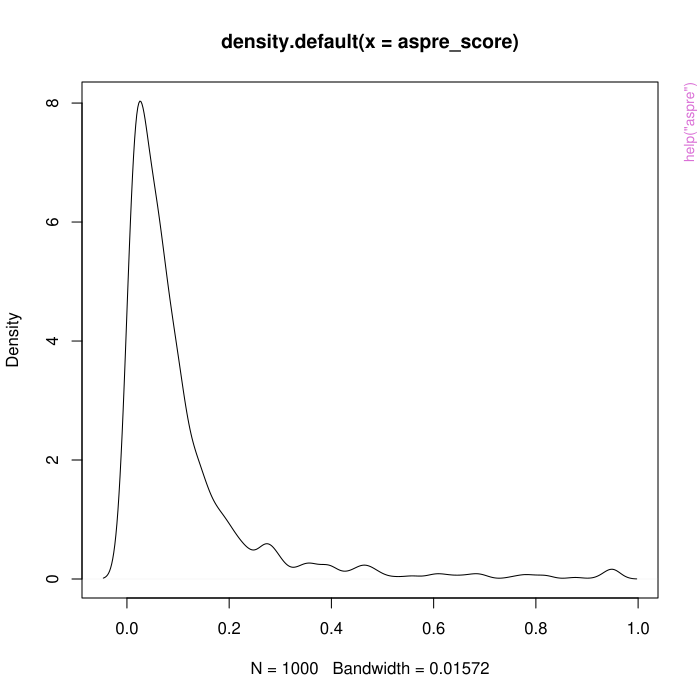

Source code (R):
pkgname <- "OptHoldoutSize"
source(file.path(R.home("share"), "R", "examples-header.R"))
options(warn = 1)
library('OptHoldoutSize')

base::assign(".oldSearch", base::search(), pos = 'CheckExEnv')
base::assign(".old_wd", base::getwd(), pos = 'CheckExEnv')
cleanEx()
nameEx("add_aspre_interactions")
### * add_aspre_interactions

flush(stderr()); flush(stdout())

### Name: add_aspre_interactions
### Title: Add interaction terms corresponding to ASPRE model
### Aliases: add_aspre_interactions
### Keywords: aspre

### ** Examples


# Load ASPRE related data
data(params_aspre)

X=sim_random_aspre(1000,params_aspre)
Xnew=add_aspre_interactions(X)

print(colnames(X))
print(colnames(Xnew))




cleanEx()
nameEx("aspre")
### * aspre

flush(stderr()); flush(stdout())

### Name: aspre
### Title: Computes ASPRE score
### Aliases: aspre
### Keywords: aspre

### ** Examples


# Load ASPRE related data
data(params_aspre)

X=sim_random_aspre(1000,params_aspre)
Xnew=add_aspre_interactions(X)

aspre_score=aspre(Xnew)

plot(density(aspre_score))




cleanEx()
nameEx("aspre_k2")
### * aspre_k2

flush(stderr()); flush(stdout())

### Name: aspre_k2
### Title: Cost estimating function in ASPRE simulation
### Aliases: aspre_k2
### Keywords: aspre

### ** Examples


# Simulate
set.seed(32142)

N=1000; p=15
X=matrix(rnorm(N*p),N,p); PRE=rbinom(N,1,prob=logit(X%*% rnorm(p)))
aspre_k2(1000,X,PRE)



cleanEx()
nameEx("ci_ohs")
### * ci_ohs

flush(stderr()); flush(stdout())

### Name: ci_ohs
### Title: Confidence interval for optimal holdout size, when estimated
###   using parametric method
### Aliases: ci_ohs
### Keywords: estimation

### ** Examples

## We will assume that our observations of N, k1, and theta=(a,b,c) are distributed with mean mu_par and variance sigma_par
mu_par=c(N=10000,k1=0.35,A=3,B=1.5,C=0.1)
sigma_par=cbind(
  c(100^2,       1,      0,       0,       0),
  c(    1,  0.07^2,      0,       0,       0),
  c(    0,       0,  0.5^2,    0.05,  -0.001),
  c(    0,       0,   0.05,   0.4^2,  -0.002),
  c(    0,       0, -0.001,  -0.002,  0.02^2)
)

# Firstly, we make 500 observations
par_obs=rmnorm(500,mean=mu_par,varcov=sigma_par)

# Optimal holdout size and asymptotic and empirical confidence intervals
ohs=optimal_holdout_size(N=mean(par_obs[,1]),k1=mean(par_obs[,2]),theta=colMeans(par_obs[,3:5]))$size
ci_a=ci_ohs(N=par_obs[,1],k1=par_obs[,2],theta=par_obs[,3:5],alpha=0.05,seed=12345,mode="asymptotic")
ci_e=ci_ohs(N=par_obs[,1],k1=par_obs[,2],theta=par_obs[,3:5],alpha=0.05,seed=12345,mode="empirical")


# Assess cover at various n_e
n_e_values=c(20,30,50,100,150,200,300,500,750,1000,1500)
ntrial=5000
alpha_trial=0.1 # use 90% confidence intervals
nstar_true=optimal_holdout_size(N=mu_par[1],k1=mu_par[2],theta=mu_par[3:5])$size

## The matrices indicating cover take are included in this package but take around 30 minutes to generate. They are generated using the code below (including random seeds).
data(ci_cover_a_yn)
data(ci_cover_e_yn)

if (!exists("ci_cover_a_yn")) {
  ci_cover_a_yn=matrix(NA,length(n_e_values),ntrial) # Entry [i,j] is 1 if ith asymptotic CI for jth value of n_e covers true nstar
  ci_cover_e_yn=matrix(NA,length(n_e_values),ntrial) # Entry [i,j] is 1 if ith empirical CI for jth value of n_e covers true nstar

  for (i in 1:length(n_e_values)) {
    n_e=n_e_values[i]
    for (j in 1:ntrial) {
      # Set seed
      set.seed(j*ntrial + i + 12345)

      # Make n_e observations
      par_obs=rmnorm(n_e,mean=mu_par,varcov=sigma_par)
      ci_a=ci_ohs(N=par_obs[,1],k1=par_obs[,2],theta=par_obs[,3:5],alpha=alpha_trial,mode="asymptotic")
      ci_e=ci_ohs(N=par_obs[,1],k1=par_obs[,2],theta=par_obs[,3:5],alpha=alpha_trial,mode="empirical",n_boot=500)

      if (nstar_true>ci_a[1] & nstar_true<ci_a[2]) ci_cover_a_yn[i,j]=1 else ci_cover_a_yn[i,j]=0
      if (nstar_true>ci_e[1] & nstar_true<ci_e[2]) ci_cover_e_yn[i,j]=1 else ci_cover_e_yn[i,j]=0
    }
    print(paste0("Completed for n_e = ",n_e))
  }

}

# Cover at each n_e value and standard error
cover_a=rowMeans(ci_cover_a_yn)
cover_e=rowMeans(ci_cover_e_yn)
zse_a=2*sqrt(cover_a*(1-cover_a)/ntrial)
zse_e=2*sqrt(cover_e*(1-cover_e)/ntrial)


# Draw plot. Convergence to 1-alpha cover is evident. Cover is not far from alpha even at small n_e.

plot(0,type="n",xlim=range(n_e_values),ylim=c(0.7,1),xlab=expression("n"[e]),ylab="Cover")

# Asymptotic cover and 2*SE pointwise envelope
polygon(c(n_e_values,rev(n_e_values)),c(cover_a+zse_a,rev(cover_a-zse_a)),
  col=rgb(1,1,1,alpha=0.3),border=NA)
lines(n_e_values,cover_a,col="black")

# Empirical cover and 2*SE pointwiseenvelope
polygon(c(n_e_values,rev(n_e_values)),c(cover_e+zse_e,rev(cover_e-zse_e)),
  col=rgb(0,0,1,alpha=0.3),border=NA)
lines(n_e_values,cover_e,col="blue")

abline(h=1-alpha_trial,col="red")
legend("bottomright",c("Asym.","Emp.",expression(paste("1-",alpha))),lty=1,col=c("black","blue","red"))




cleanEx()
nameEx("cov_fn")
### * cov_fn

flush(stderr()); flush(stdout())

### Name: cov_fn
### Title: Covariance function for Gaussian process
### Aliases: cov_fn
### Keywords: emulation

### ** Examples


##' # We will sample from Gaussian processes GP(0,k(.,.)=cov_fn(.,.;var_u,theta)) at these values of n
nvals=seq(1,300,length=100)

# We will consider two theta values
kw1=10; kw2=30

# We will consider two var_u values
var1=1; var2=10

# Covariance matrices
cov11=outer(nvals,nvals,function(n,ndash) cov_fn(n,ndash,var_u=var1,k_width=kw1))
cov12=outer(nvals,nvals,function(n,ndash) cov_fn(n,ndash,var_u=var1,k_width=kw2))
cov21=outer(nvals,nvals,function(n,ndash) cov_fn(n,ndash,var_u=var2,k_width=kw1))
cov22=outer(nvals,nvals,function(n,ndash) cov_fn(n,ndash,var_u=var2,k_width=kw2))

# Dampen slightly to ensure positive definiteness
damp=1e-5
cov11=(1-damp)*(1-diag(length(nvals)))*cov11 + diag(length(nvals))*cov11
cov12=(1-damp)*(1-diag(length(nvals)))*cov12 + diag(length(nvals))*cov12
cov21=(1-damp)*(1-diag(length(nvals)))*cov21 + diag(length(nvals))*cov21
cov22=(1-damp)*(1-diag(length(nvals)))*cov22 + diag(length(nvals))*cov22

# Sample
set.seed(35243)
y11=rmnorm(1,mean=0,varcov=cov11)
y12=rmnorm(1,mean=0,varcov=cov12)
y21=rmnorm(1,mean=0,varcov=cov21)
y22=rmnorm(1,mean=0,varcov=cov22)

# Plot
rr=max(abs(c(y11,y12,y21,y22)))
plot(0,xlim=range(nvals),ylim=c(-rr,rr+10),xlab="n",ylab=expression("GP(0,cov_fn(.,.;var_u,theta))"))
lines(nvals,y11,lty=1,col="black")
lines(nvals,y12,lty=2,col="black")
lines(nvals,y21,lty=1,col="red")
lines(nvals,y22,lty=2,col="red")
legend("topright",c("k_width=10, var_u=1", "k_width=30, var_u=1", "k_width=10, var_u=10","k_width=30, var_u=10"),
  lty=c(1,2,1,2),col=c("black","black","red","red"))




cleanEx()
nameEx("error_ohs_emulation")
### * error_ohs_emulation

flush(stderr()); flush(stdout())

### Name: error_ohs_emulation
### Title: Measure of error for emulation-based OHS emulation
### Aliases: error_ohs_emulation
### Keywords: estimation,emulation

### ** Examples


 # Set seed
set.seed(57365)

# Parameters
N=100000;
k1=0.3
A=8000; B=1.5; C=0.15; theta=c(A,B,C)

# True mean function
k2_true=function(n) powerlaw(n,theta)

# True OHS
nx=1:N
ohs_true=nx[which.min(k1*nx + k2_true(nx)*(N-nx))]

# Values of n for which cost has been estimated
np=50 # this many points
nset=round(runif(np,1,N))
var_k2=runif(np,0.001,0.0015)
k2=rnorm(np,mean=k2_true(nset),sd=sqrt(var_k2))

# Compute OHS
res1=optimal_holdout_size_emulation(nset,k2,var_k2,N,k1)

# Error estimates
ex=error_ohs_emulation(nset,k2,var_k2,N,k1)

# Plot
plot(res1)

# Add error
abline(v=ohs_true)
abline(v=ex,col=rgb(1,0,0,alpha=0.2))

# Show justification for error
n=seq(1,N,length=1000)
mu=mu_fn(n,nset,k2,var_k2,N,k1); psi=pmax(0,psi_fn(n, nset, var_k2, N)); Z=-qnorm(0.1/2)
lines(n,mu - Z*sqrt(psi),lty=2,lwd=2)
legend("topright",
    c("Err. region",expression(paste(mu(n)- "z"[alpha/2]*sqrt(psi(n))))),
    pch=c(16,NA),lty=c(NA,2),lwd=c(NA,2),col=c("pink","black"),bty="n")



cleanEx()
nameEx("exp_imp_fn")
### * exp_imp_fn

flush(stderr()); flush(stdout())

### Name: exp_imp_fn
### Title: Expected improvement
### Aliases: exp_imp_fn

### ** Examples


# Set seed.
set.seed(24015)

# Kernel width and Gaussian process variance
kw0=5000
vu0=1e7

# Include legend on plots or not; inclusion can obscure plot elements on small figures
inc_legend=FALSE

# Suppose we have population size and cost-per-sample without a risk score as follows
N=100000
k1=0.4

# Suppose that true values of a,b,c are given by
theta_true=c(10000,1.2,0.2)
theta_lower=c(1,0.5,0.1) # lower bounds for estimating theta
theta_upper=c(20000,2,0.5) # upper bounds for estimating theta



# We start with five random holdout set sizes (nset0),
#  with corresponding cost-per-individual estimates k2_0 derived
#  with various errors var_k2_0
nstart=4
vwmin=0.001; vwmax=0.005
nset0=round(runif(nstart,1000,N/2))
var_k2_0=runif(nstart,vwmin,vwmax)
k2_0=rnorm(nstart,mean=powerlaw(nset0,theta_true),sd=sqrt(var_k2_0))

# We estimate theta from these three points
theta0=powersolve(nset0,k2_0,y_var=var_k2_0,lower=theta_lower,upper=theta_upper,init=theta_true)$par

# We will estimate the posterior at these values of n
n=seq(1000,N,length=1000)

# Mean and variance
p_mu=mu_fn(n,nset=nset0,k2=k2_0,var_k2 = var_k2_0, N=N,k1=k1,theta=theta0,k_width=kw0,var_u=vu0)
p_var=psi_fn(n,nset=nset0,N=N,var_k2 = var_k2_0,k_width=kw0,var_u=vu0)

# Plot
yrange=c(-30000,100000)
plot(0,xlim=range(n),ylim=yrange,type="n",
  xlab="Training/holdout set size",
  ylab="Total cost (= num. cases)")
lines(n,p_mu,col="blue")
lines(n,p_mu - 3*sqrt(p_var),col="red")
lines(n,p_mu + 3*sqrt(p_var),col="red")
points(nset0,k1*nset0 + k2_0*(N-nset0),pch=16,col="purple")
lines(n,k1*n + powerlaw(n,theta0)*(N-n),lty=2)
lines(n,k1*n + powerlaw(n,theta_true)*(N-n),lty=3,lwd=3)
if (inc_legend) {
  legend("topright",
    c(expression(mu(n)),
      expression(mu(n) %+-% 3*sqrt(psi(n))),
      "prior(n)",
      "True",
      "d"),
    lty=c(1,1,2,3,NA),lwd=c(1,1,1,3,NA),pch=c(NA,NA,NA,NA,16),pt.cex=c(NA,NA,NA,NA,1),
    col=c("blue","red","black","purple"),bg="white")
}

## Add line corresponding to recommended new point
exp_imp_em <- exp_imp_fn(n,nset=nset0,k2=k2_0,var_k2 = var_k2_0, N=N,k1=k1,theta=theta0,k_width=kw0,var_u=vu0)
abline(v=n[which.max(exp_imp_em)])




cleanEx()
nameEx("gen_base_coefs")
### * gen_base_coefs

flush(stderr()); flush(stdout())

### Name: gen_base_coefs
### Title: Coefficients for imperfect risk score
### Aliases: gen_base_coefs
### Keywords: simulation

### ** Examples


# See examples for model_predict



cleanEx()
nameEx("gen_preds")
### * gen_preds

flush(stderr()); flush(stdout())

### Name: gen_preds
### Title: Generate matrix of random observations
### Aliases: gen_preds
### Keywords: simulation

### ** Examples


# See examples for model_predict



cleanEx()
nameEx("gen_resp")
### * gen_resp

flush(stderr()); flush(stdout())

### Name: gen_resp
### Title: Generate response
### Aliases: gen_resp
### Keywords: simulation

### ** Examples


# See examples for model_predict



cleanEx()
nameEx("grad_nstar_powerlaw")
### * grad_nstar_powerlaw

flush(stderr()); flush(stdout())

### Name: grad_nstar_powerlaw
### Title: Gradient of optimal holdout size (power law)
### Aliases: grad_nstar_powerlaw
### Keywords: estimation

### ** Examples


# Evaluate optimal holdout set size for a range of values of k1, and compute derivative
N=10000;
k1=seq(0.1,0.5,length=20)
A=3; B=1.5; C=0.15; theta=c(A,B,C)

nstar=optimal_holdout_size(N,k1,theta)
grad_nstar=grad_nstar_powerlaw(N,k1,theta)

plot(0,type="n",ylim=c(-2000,500),xlim=range(k1),xlab=expression("k"[1]),ylab="Optimal holdout set size")
lines(nstar$k1,nstar$size,col="black")
lines(nstar$k1,grad_nstar[,2],col="red")
legend("bottomright",c(expression("n"["*"]),expression(paste(partialdiff[k1],"n"["*"]))),
    col=c("black","red"),lty=1)




cleanEx()
nameEx("logistic")
### * logistic

flush(stderr()); flush(stdout())

### Name: logistic
### Title: Logistic
### Aliases: logistic

### ** Examples


# Plot
x=seq(0,1,length=100)
plot(x,logistic(x),type="l")

# Logit and logistic are inverses
x=seq(-5,5,length=1000)
plot(x,logistic(logit(x)),type="l")



cleanEx()
nameEx("logit")
### * logit

flush(stderr()); flush(stdout())

### Name: logit
### Title: Logit
### Aliases: logit

### ** Examples


# Plot
x=seq(-5,5,length=1000)
plot(x,logit(x),type="l")



cleanEx()
nameEx("model_predict")
### * model_predict

flush(stderr()); flush(stdout())

### Name: model_predict
### Title: Make predictions
### Aliases: model_predict
### Keywords: simulation

### ** Examples


## Set seed for reproducibility
seed=1234
set.seed(seed)

# Initialisation of patient data
n_iter <- 500           # Number of point estimates to be calculated
nobs <- 5000            # Number of observations, i.e patients
npreds <- 7             # Number of predictors

# Model family
family="log_reg"

# Baseline behaviour is an oracle Bayes-optimal predictor on only one variable
max_base_powers <- 1
base_vars=1

# Check the following holdout size fractions
frac_ho = 0.1


# Set ground truth coefficients, and the accuracy at baseline
coefs_general <- rnorm(npreds,sd=1/sqrt(npreds))
coefs_base <- gen_base_coefs(coefs_general, max_base_powers = max_base_powers)

# Generate dataset
X <- gen_preds(nobs, npreds)

# Generate labels
newdata <- gen_resp(X, coefs = coefs_general)
Y <- newdata$classes

# Combined dataset
pat_data <- cbind(X, Y)
pat_data$Y = factor(pat_data$Y)

# For each holdout size, split data into intervention and holdout set
mask <- split_data(pat_data, frac_ho)
data_interv <- pat_data[!mask,]
data_hold <- pat_data[mask,]

# Train model
trained_model <- model_train(data_hold, model_family = family)
thresh <- 0.5

# Make predictions
class_pred <- model_predict(data_interv, trained_model,
                            return_type = "class",
                            threshold = 0.5, model_family = family)


# Simulate baseline predictions
base_pred <- oracle_pred(data_hold,coefs_base[base_vars, ], num_vars = base_vars)


# Contingency table for model-based predictor (on intervention set)
print(table(class_pred,data_interv$Y))

# Contingency table for model-based predictor (on holdout set)
print(table(base_pred,data_hold$Y))




cleanEx()
nameEx("model_train")
### * model_train

flush(stderr()); flush(stdout())

### Name: model_train
### Title: Train model (wrapper)
### Aliases: model_train
### Keywords: simulation

### ** Examples


# See examples for model_predict



cleanEx()
nameEx("mu_fn")
### * mu_fn

flush(stderr()); flush(stdout())

### Name: mu_fn
### Title: Updating function for mean.
### Aliases: mu_fn

### ** Examples


# Suppose we have population size and cost-per-sample without a risk score as follows
N=100000
k1=0.4

# Kernel width and variance for GP
k_width=5000
var_u=8000000

# Suppose we begin with k2() estimates at n-values
nset=c(10000,20000,30000)

# with cost-per-individual estimates
# (note that since empirical k2(n) is non-monotonic, it cannot be perfectly
#  approximated with a power-law function)
k2=c(0.35,0.26,0.28)

# and associated error on those estimates
var_k2=c(0.02^2,0.01^2,0.03^2)

# We estimate theta from these three points
theta=powersolve(nset,k2,y_var=var_k2)$par

# We will estimate the posterior at these values of n
n=seq(1000,50000,length=1000)

# Mean and variance
p_mu=mu_fn(n,nset=nset,k2=k2,var_k2 = var_k2, N=N,k1=k1,theta=theta,
           k_width=k_width,var_u=var_u)
p_var=psi_fn(n,nset=nset,N=N,var_k2 = var_k2,k_width=k_width,var_u=var_u)

# Plot
plot(0,xlim=range(n),ylim=c(20000,60000),type="n",
     xlab="Training/holdout set size",
     ylab="Total cost (= num. cases)")
lines(n,p_mu,col="blue")
lines(n,p_mu - 3*sqrt(p_var),col="red")
lines(n,p_mu + 3*sqrt(p_var),col="red")
points(nset,k1*nset + k2*(N-nset),pch=16,col="purple")
lines(n,k1*n + powerlaw(n,theta)*(N-n),lty=2)
segments(nset,k1*nset + (k2 - 3*sqrt(var_k2))*(N-nset),
         nset,k1*nset + (k2 + 3*sqrt(var_k2))*(N-nset))
legend("topright",
       c(expression(mu(n)),
         expression(mu(n) %+-% 3*sqrt(psi(n))),
         "prior(n)",
         "d",
         "3SD(d|n)"),
       lty=c(1,1,2,NA,NA),lwd=c(1,1,1,NA,NA),pch=c(NA,NA,NA,16,124),
       pt.cex=c(NA,NA,NA,1,1),
       col=c("blue","red","black","purple","black"),bg="white")



cleanEx()
nameEx("next_n")
### * next_n

flush(stderr()); flush(stdout())

### Name: next_n
### Title: Finds best value of n to sample next
### Aliases: next_n

### ** Examples


# Set seed.
set.seed(24015)

# Kernel width and Gaussian process variance
kw0=5000
vu0=1e7

# Include legend on plots or not; inclusion can obscure plot elements on small figures
inc_legend=FALSE

# Suppose we have population size and cost-per-sample without a risk score as follows
N=100000
k1=0.4

# Suppose that true values of a,b,c are given by
theta_true=c(10000,1.2,0.2)
theta_lower=c(1,0.5,0.1) # lower bounds for estimating theta
theta_upper=c(20000,2,0.5) # upper bounds for estimating theta



# We start with five random holdout set sizes (nset0),
#  with corresponding cost-per-individual estimates k2_0 derived
#  with various errors var_k2_0
nstart=10
vwmin=0.001; vwmax=0.005
nset0=round(runif(nstart,1000,N/2))
var_k2_0=runif(nstart,vwmin,vwmax)
k2_0=rnorm(nstart,mean=powerlaw(nset0,theta_true),sd=sqrt(var_k2_0))

# We estimate theta from these three points
theta0=powersolve(nset0,k2_0,y_var=var_k2_0,lower=theta_lower,upper=theta_upper,init=theta_true)$par

# We will estimate the posterior at these values of n
n=seq(1000,N,length=1000)

# Mean and variance
p_mu=mu_fn(n,nset=nset0,k2=k2_0,var_k2 = var_k2_0, N=N,k1=k1,theta=theta0,k_width=kw0,var_u=vu0)
p_var=psi_fn(n,nset=nset0,N=N,var_k2 = var_k2_0,k_width=kw0,var_u=vu0)

# Plot
yrange=c(-30000,100000)
plot(0,xlim=range(n),ylim=yrange,type="n",
  xlab="Training/holdout set size",
  ylab="Total cost (= num. cases)")
lines(n,p_mu,col="blue")
lines(n,p_mu - 3*sqrt(p_var),col="red")
lines(n,p_mu + 3*sqrt(p_var),col="red")
points(nset0,k1*nset0 + k2_0*(N-nset0),pch=16,col="purple")
lines(n,k1*n + powerlaw(n,theta0)*(N-n),lty=2)
lines(n,k1*n + powerlaw(n,theta_true)*(N-n),lty=3,lwd=3)
if (inc_legend) {
  legend("topright",
    c(expression(mu(n)),
      expression(mu(n) %+-% 3*sqrt(psi(n))),
      "prior(n)",
      "True",
      "d"),
    lty=c(1,1,2,3,NA),lwd=c(1,1,1,3,NA),pch=c(NA,NA,NA,NA,16),pt.cex=c(NA,NA,NA,NA,1),
    col=c("blue","red","black","purple"),bg="white")
}

## Add line corresponding to recommended new point. This is slow.
nn=seq(1000,N,length=20)
exp_imp <- next_n(nn,nset=nset0,k2=k2_0,var_k2 = var_k2_0, N=N,k1=k1,nmed=10,
                     lower=theta_lower,upper=theta_upper)
abline(v=nn[which.min(exp_imp)])





cleanEx()
nameEx("optimal_holdout_size")
### * optimal_holdout_size

flush(stderr()); flush(stdout())

### Name: optimal_holdout_size
### Title: Estimate optimal holdout size under parametric assumptions
### Aliases: optimal_holdout_size
### Keywords: estimation

### ** Examples


# Evaluate optimal holdout set size for a range of values of k1 and two values of N, some of which lead to infinite values
N1=10000; N2=12000
k1=seq(0.1,0.5,length=20)
A=3; B=1.5; C=0.15; theta=c(A,B,C)

res1=optimal_holdout_size(N1,k1,theta)
res2=optimal_holdout_size(N2,k1,theta)

par(mfrow=c(1,2))
plot(0,type="n",ylim=c(0,500),xlim=range(res1$k1),xlab=expression("k"[1]),ylab="Optimal holdout set size")
  lines(res1$k1,res1$size,col="black")
  lines(res2$k1,res2$size,col="red")
  legend("topright",as.character(c(N1,N2)),title="N:",col=c("black","red"),lty=1)
plot(0,type="n",ylim=c(1500,1600),xlim=range(res1$k1),xlab=expression("k"[1]),ylab="Minimum cost")
  lines(res1$k1,res1$cost,col="black")
  lines(res2$k1,res2$cost,col="red")
  legend("topleft",as.character(c(N1,N2)),title="N:",col=c("black","red"),lty=1)



graphics::par(get("par.postscript", pos = 'CheckExEnv'))
cleanEx()
nameEx("optimal_holdout_size_emulation")
### * optimal_holdout_size_emulation

flush(stderr()); flush(stdout())

### Name: optimal_holdout_size_emulation
### Title: Estimate optimal holdout size under semi-parametric assumptions
### Aliases: optimal_holdout_size_emulation
### Keywords: estimation,emulation

### ** Examples


# See examples for mu_fn()



cleanEx()
nameEx("oracle_pred")
### * oracle_pred

flush(stderr()); flush(stdout())

### Name: oracle_pred
### Title: Generate responses
### Aliases: oracle_pred
### Keywords: simulation

### ** Examples


# See examples for model_predict



cleanEx()
nameEx("plot.optholdoutsize")
### * plot.optholdoutsize

flush(stderr()); flush(stdout())

### Name: plot.optholdoutsize
### Title: Plot estimated cost function
### Aliases: plot.optholdoutsize
### Keywords: estimation

### ** Examples


# Simple example

N=100000;
k1=0.3
A=8000; B=1.5; C=0.15; theta=c(A,B,C)

res1=optimal_holdout_size(N,k1,theta)

plot(res1)




cleanEx()
nameEx("plot.optholdoutsize_emul")
### * plot.optholdoutsize_emul

flush(stderr()); flush(stdout())

### Name: plot.optholdoutsize_emul
### Title: Plot estimated cost function using emulation (semiparametric)
### Aliases: plot.optholdoutsize_emul
### Keywords: estimation

### ** Examples


# Simple example

# Parameters
N=100000;
k1=0.3
A=8000; B=1.5; C=0.15; theta=c(A,B,C)

# True mean function
k2_true=function(n) powerlaw(n,theta)

# Values of n for which cost has been estimated
np=50 # this many points
nset=round(runif(np,1,N))
var_k2=runif(np,0.001,0.002)
k2=rnorm(np,mean=k2_true(nset),sd=sqrt(var_k2))

# Compute OHS
res1=optimal_holdout_size_emulation(nset,k2,var_k2,N,k1)

# Plot
plot(res1)



cleanEx()
nameEx("powerlaw")
### * powerlaw

flush(stderr()); flush(stdout())

### Name: powerlaw
### Title: Power law function
### Aliases: powerlaw

### ** Examples


ncheck=seq(1000,10000)
plot(ncheck, powerlaw(ncheck, c(5e3,1.2,0.3)),type="l",xlab="n",ylab="powerlaw(n)")




cleanEx()
nameEx("powersolve")
### * powersolve

flush(stderr()); flush(stdout())

### Name: powersolve
### Title: Fit power law curve
### Aliases: powersolve
### Keywords: estimation,aspre

### ** Examples


# Retrieval of original values
A_true=2000; B_true=1.5; C_true=0.3; sigma=0.002

X=1000*abs(rnorm(10000,mean=4))
Y=A_true*(X^(-B_true)) + C_true + rnorm(length(X),sd=sigma)

c(A_true,B_true,C_true)
powersolve(X[1:10],Y[1:10])$par
powersolve(X[1:100],Y[1:100])$par
powersolve(X[1:1000],Y[1:1000])$par
powersolve(X[1:10000],Y[1:10000])$par



cleanEx()
nameEx("powersolve_general")
### * powersolve_general

flush(stderr()); flush(stdout())

### Name: powersolve_general
### Title: General solver for power law curve
### Aliases: powersolve_general
### Keywords: estimation,aspre

### ** Examples


# Retrieval of original values
A_true=2000; B_true=1.5; C_true=0.3; sigma=0.002

X=1000*abs(rnorm(10000,mean=4))
Y=A_true*(X^(-B_true)) + C_true + rnorm(length(X),sd=sigma)

c(A_true,B_true,C_true)
powersolve_general(X[1:10],Y[1:10])$par
powersolve_general(X[1:100],Y[1:100])$par
powersolve_general(X[1:1000],Y[1:1000])$par
powersolve_general(X[1:10000],Y[1:10000])$par



cleanEx()
nameEx("powersolve_se")
### * powersolve_se

flush(stderr()); flush(stdout())

### Name: powersolve_se
### Title: Standard error matrix for learning curve parameters (power law)
### Aliases: powersolve_se
### Keywords: estimation,aspre

### ** Examples


A_true=10; B_true=1.5; C_true=0.3; sigma=0.1

set.seed(31525)

X=1+3*rchisq(10000,df=5)
Y=A_true*(X^(-B_true)) + C_true + rnorm(length(X),sd=sigma)

# 'Observations' - 100 samples
obs=sample(length(X),100,rep=FALSE)
Xobs=X[obs]; Yobs=Y[obs]

# True covariance matrix of MLE of a,b,c on these x values
ntest=1000
abc_mat_xfix=matrix(0,ntest,3)
abc_mat_xvar=matrix(0,ntest,3)
E1=A_true*(Xobs^(-B_true)) + C_true
for (i in 1:ntest) {
  Y1=E1 + rnorm(length(Xobs),sd=sigma)
  abc_mat_xfix[i,]=powersolve(Xobs,Y1)$par # Estimate (a,b,c) with same X

  X2=1+3*rchisq(length(Xobs),df=5)
  Y2=A_true*(X2^(-B_true)) + C_true + rnorm(length(Xobs),sd=sigma)
  abc_mat_xvar[i,]=powersolve(X2,Y2)$par # Estimate (a,b,c) with variable X
}

Ve1=var(abc_mat_xfix) # empirical variance of MLE(a,b,c)|X
Vf=powersolve_se(Xobs,Yobs,method='fisher') # estimated SE matrix, asymptotic

Ve2=var(abc_mat_xvar) # empirical variance of MLE(a,b,c)
Vb=powersolve_se(Xobs,Yobs,method='bootstrap') # estimated SE matrix, bootstrap

cat("Empirical variance of MLE(a,b,c)|X\n")
print(Ve1)
cat("\n")
cat("Asymptotic variance of MLE(a,b,c)|X\n")
print(Vf)
cat("\n\n")
cat("Empirical variance of MLE(a,b,c)\n")
print(Ve2)
cat("\n")
cat("Bootstrap-estimated variance of MLE(a,b,c)\n")
print(Vb)
cat("\n\n")




cleanEx()
nameEx("psi_fn")
### * psi_fn

flush(stderr()); flush(stdout())

### Name: psi_fn
### Title: Updating function for variance.
### Aliases: psi_fn

### ** Examples


# See examples for `mu_fn`




cleanEx()
nameEx("sens10")
### * sens10

flush(stderr()); flush(stdout())

### Name: sens10
### Title: Sensitivity at theshold quantile 10%
### Aliases: sens10
### Keywords: aspre

### ** Examples


# Simulate
set.seed(32142)

N=1000
X=rnorm(N); Y=rbinom(N,1,prob=logit(X/2))

pi_int=0.1
q10=quantile(X,1-pi_int) # 10% of X values are above this threshold

print(length(which(Y==1 & X>q10))/length(which(X>q10)))
print(sens10(Y,X,pi_int))




cleanEx()
nameEx("sim_random_aspre")
### * sim_random_aspre

flush(stderr()); flush(stdout())

### Name: sim_random_aspre
### Title: Simulate random dataset similar to ASPRE training data
### Aliases: sim_random_aspre
### Keywords: aspre

### ** Examples


# Load ASPRE related data
data(params_aspre)

X=sim_random_aspre(1000,params_aspre)

print(c(median(X$age),params_aspre$age$median))

print(rbind(table(X$parity)/1000,params_aspre$parity$freq))




cleanEx()
nameEx("split_data")
### * split_data

flush(stderr()); flush(stdout())

### Name: split_data
### Title: Split data
### Aliases: split_data
### Keywords: simulation

### ** Examples


# See examples for model_predict



### * <FOOTER>
###
cleanEx()
options(digits = 7L)
base::cat("Time elapsed: ", proc.time() - base::get("ptime", pos = 'CheckExEnv'),"\n")
grDevices::dev.off()
###
### Local variables: ***
### mode: outline-minor ***
### outline-regexp: "\\(> \\)?### [*]+" ***
### End: ***
quit('no')
